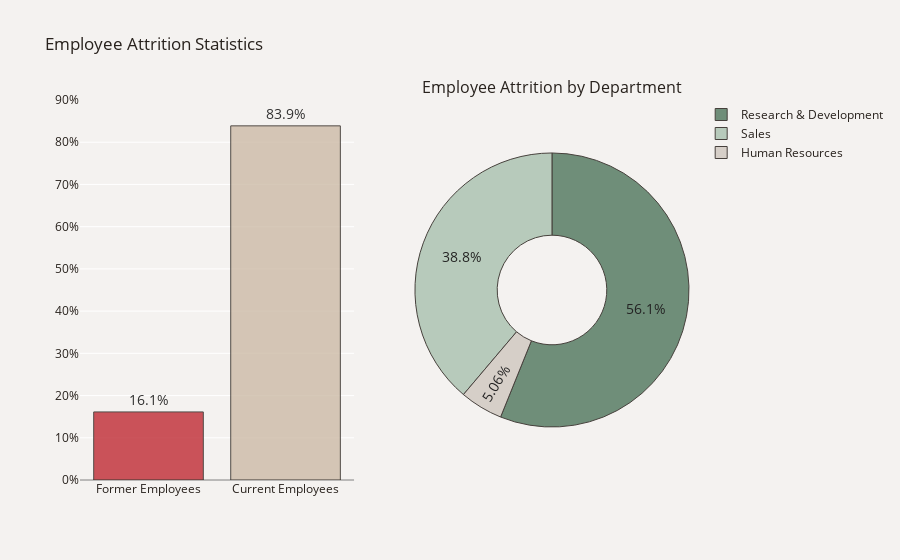

The cell this chart's notebook holds for it:
### Markdown cell above
# <div style="color:white;display:fill;border-radius:5px;background-color:#87CEEB;overflow:hidden"><p style="padding:20px;color:white;overflow:hidden;font-size:100%;margin:0;text-align:center">Exploratory Data Analysis</p></div>

### Code cell
fig=make_subplots(rows=1, cols=2, 
                  subplot_titles=("", "Employee Attrition by Department"),
                  specs=[[{"type": "bar"}, {"type": "pie"}]])

# Bar chart
plot_df=data['Attrition'].value_counts(normalize=True)
plot_df=plot_df.mul(100).rename('Percent').reset_index().sort_values('Percent')
plot_df.rename(columns={'index':'Attrition'}, inplace=True)
plot_df['Attrition']=['Former Employees' if i == 'Yes' else 'Current Employees' for i in plot_df['Attrition']]
x=plot_df['Attrition']
y=plot_df['Percent']
fig.add_trace(
    go.Bar(x=x, y=y, text=y,opacity=.8,
           hovertemplate='Employee Attrition Rate<br>%{x}: %{y:.3}%<extra></extra>',
           showlegend=False), row=1, col=1)
fig.update_traces(texttemplate='%{text:.3s}%', textposition='outside', 
                  marker_line=dict(width=1, color='#1F0202'), marker_color=['#C02B34','#CDBBA7'])
fig.update_yaxes(zeroline=True, zerolinewidth=1, zerolinecolor='gray')
fig.update_layout(yaxis_ticksuffix = '%')

# Pie chart
plot_df2=data[data.Attrition=='Yes']
plot_df2=plot_df2['Department'].value_counts(normalize=True)
plot_df2=plot_df2.mul(100).rename('Percent').reset_index().sort_values('Percent', ascending=False)
plot_df2.rename(columns={'index':'Department'}, inplace=True)
fig.add_trace(go.Pie(labels=plot_df2['Department'], values=plot_df2['Percent'], opacity=0.85, hole=0.4,
                     hovertemplate='%{label}<br>Attrition Rate: %{value:.3}%<extra></extra>',
                     marker_colors=['#587D65','#ADC4B2','#D1C9C2']), row=1, col=2)
fig.update_yaxes(tickmode = 'array', range=[0, 90], dtick=5)
fig.update_traces(textfont_size=14,textfont_color='black',marker=dict(line=dict(color='#28221D', width=1)))
fig.update_layout(title_text="Employee Attrition Statistics", font_color='#28221D',
                  paper_bgcolor='#F4F2F0', plot_bgcolor='#F4F2F0')      
fig.show()

### Figure 1 — Plotly figure (JSON) as saved in the notebook; plotly's stock layout.template omitted (floating-point values rounded to 4 significant figures)
{"data": [{"hovertemplate": "Employee Attrition Rate<br>%{x}: %{y:.3}%<extra></extra>", "marker": {"color": ["#C02B34", "#CDBBA7"], "line": {"color": "#28221D", "width": 1}}, "opacity": 0.8, "showlegend": false, "text": [16.12, 83.88], "textfont": {"color": "black", "size": 14}, "textposition": "outside", "texttemplate": "%{text:.3s}%", "type": "bar", "x": ["Former Employees", "Current Employees"], "xaxis": "x", "y": [16.12, 83.88], "yaxis": "y"}, {"domain": {"x": [0.55, 1], "y": [0, 1]}, "hole": 0.4, "hovertemplate": "%{label}<br>Attrition Rate: %{value:.3}%<extra></extra>", "labels": ["Research & Development", "Sales", "Human Resources"], "marker": {"colors": ["#587D65", "#ADC4B2", "#D1C9C2"], "line": {"color": "#28221D", "width": 1}}, "opacity": 0.85, "textfont": {"color": "black", "size": 14}, "type": "pie", "values": [56.12, 38.82, 5.063]}], "layout": {"annotations": [{"font": {"size": 16}, "showarrow": false, "text": "Employee Attrition by Department", "x": 0.775, "xanchor": "center", "xref": "paper", "y": 1, "yanchor": "bottom", "yref": "paper"}], "autosize": true, "font": {"color": "#28221D"}, "paper_bgcolor": "#F4F2F0", "plot_bgcolor": "#F4F2F0", "title": {"text": "Employee Attrition Statistics"}, "xaxis": {"anchor": "y", "autorange": true, "domain": [0, 0.45], "range": [-0.5, 1.5], "type": "category"}, "yaxis": {"anchor": "x", "domain": [0, 1], "dtick": 5, "range": [0, 90], "tickmode": "array", "ticksuffix": "%", "type": "linear", "zeroline": true, "zerolinecolor": "gray", "zerolinewidth": 1}}}
